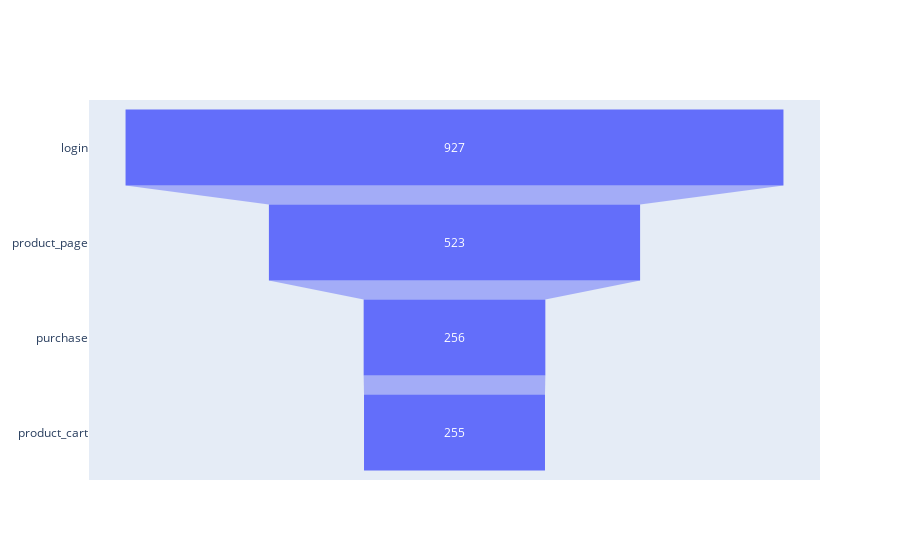

Notebook source saved alongside this figure:
### Code cell
# Graficamos embudo simple del grupo B

y_B = users_count_B["event_name"]
x_B = users_count_B["user_id"]


fig = go.Figure(go.Funnel(y=y_B, x=x_B))
fig.show()

### Figure 1 — Plotly figure (JSON) as saved in the notebook; plotly's stock layout.template omitted (floating-point values rounded to 4 significant figures)
{"data": [{"type": "funnel", "x": [927, 523, 256, 255], "y": ["login", "product_page", "purchase", "product_cart"]}], "layout": {}}
